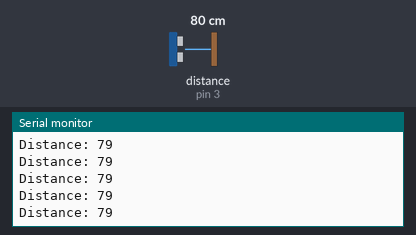
A sketch run on a simulated Arduino Uno, built with avr-gcc and run on an emulated ATmega328P. On the bench: the last lines printed to the serial monitor. Wiring (inferred from the names in the program): ultrasonic range finder: trigger pin 2; echo pin 3. The inputs (shaded band) are chosen by the test bench; at power-on: distance to the obstacle (sensor on pin 3) 80 cm. The echo pulse lasts 58.3 µs per cm.

Above: at 1.2 s.
1.3 s: distance to the obstacle (sensor on pin 3) set to 18 cm
At 2.1 s:
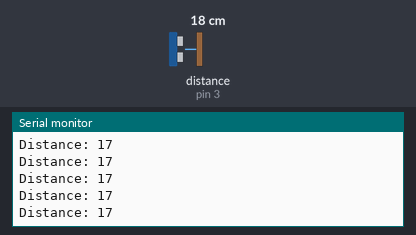
4.3 s: distance to the obstacle (sensor on pin 3) set to 9 cm
At 4.8 s:
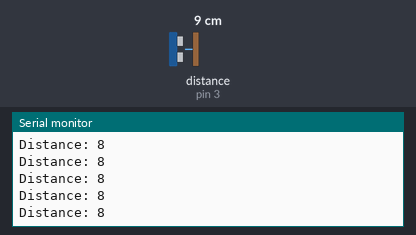
Timing chart, 0 to 5.0 s (numbered marks = the images above; inputs shaded):
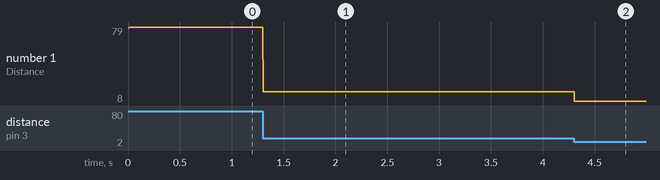

Measured:
- after the input at 1.3 s, the serial monitor: prints a new line at once (image 1)
- after the input at 4.3 s, the serial monitor: prints a new line at once (image 2)
- plotted number 1: 79 → 17 after the input at 1.3 s, 17 → 8 after the input at 4.3 s

The sketch:

SingleUltrasonic.ino
```cpp
/*
	Single HC-SR04

	Finds the distance between a single HC-SR04 and the closest obstruction
	in front of it.

	The circuit:
	* HC-SR04 trig pin to digital pin 2
	* HC-SR04 echo pin to digital pin 3

	Created July 2015
	By Dejan Nedelkovski
	Modified Summer 2017
	By Kaiz Akhtar

	http://howtomechatronics.com/tutorials/arduino/ultrasonic-sensor-hc-sr04/
*/

// Pin numbers
const int trigPin = 2;
const int echoPin = 3;

// Math helper variables
long duration;
int distance;

void setup() {
  pinMode(trigPin, OUTPUT); // Sets the trigPin as an Output
  pinMode(echoPin, INPUT); // Sets the echoPin as an Input
  Serial.begin(115200); // Starts the serial communication
}

void loop() {
  // Clears the trigPin
  digitalWrite(trigPin, LOW);
  delayMicroseconds(2);
  // Sets the trigPin on HIGH state for 10 micro seconds
  digitalWrite(trigPin, HIGH);
  delayMicroseconds(10);
  digitalWrite(trigPin, LOW);
  // Reads the echoPin, returns the sound wave travel time in microseconds
  duration = pulseIn(echoPin, HIGH);
  // Calculating the distance
  distance= duration*0.034/2;
  // Prints the distance on the Serial Monitor
  Serial.print("Distance: ");
  Serial.println(distance);
}
```
